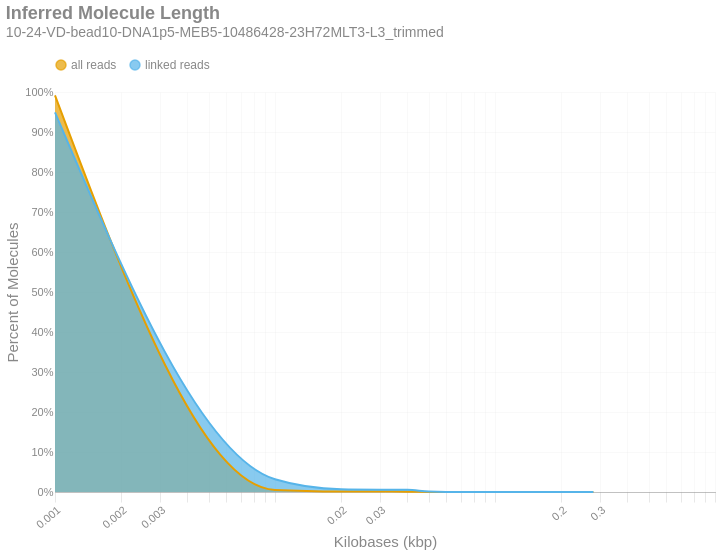

Notebook source saved alongside this figure:
### Markdown cell above
### Inferred Molecule Length
This is the frequency distribution of molecule lengths inferred from the first and last alignment positions along a contig for all alignments associated with a single linked-read barcode on a given contig.There are two distributions: one with `all` the alignments (yellow) and another with only `linked reads` (blue). The percent of molecules in the `linked reads` distribution is relative to the total number of linked molecules.

### Code cell
if SKIPLR:
    print_html(f"Skipped")
else:
    binned_df = consolidated_hist(valids['length_inferred']/1000, mask, 10, True)
    binned_df['bin'] = binned_df['bin'].cat.rename_categories({'0': '1'})
    with SafeRender(binned_df):
        (
            density_plot(binned_df, 'Inferred Molecule Length', samplename, 'inferredlen')
            .transform_calculate(bin_kb='datum.bin / 1000')
            .encode(
                x=alt.X('bin_kb:Q', title="Kilobases (kbp)").scale(type='log').axis(labelAngle=-40),
                y=alt.Y('value:Q', title='Percent of Molecules')
                    .axis(format='%')
                    .stack(False),
                color=alt.Color("key:N").scale(domain = ["all reads", "linked reads"]),
                tooltip = [
                    alt.Tooltip("key:N", title = "Data Type"),
                    alt.Tooltip("range_label:N", title="Kilobases"),
                    alt.Tooltip("value:Q", format = ".2%", title="% Molecules")
                ]
            )
        ).display()

### Figure 1 — Vega-Lite specification as saved in the notebook (floating-point values rounded to 4 significant figures)
{"width": "container", "height": 400, "config": {"title": {"anchor": "start", "dy": -15, "fontSize": 18, "color": "#888888", "subtitleColor": "#888888", "subtitleFontSize": 14}, "arc": {"fill": "#0072B2"}, "axis": {"domainColor": "#888888", "domainWidth": 0.5, "gridWidth": 0.2, "grid": false, "titleFontWeight": 400, "titleFontSize": 15, "labelFontSize": 11, "labelColor": "#888888", "tickColor": "#888888", "tickWidth": 0.2, "titleColor": "#888888"}, "axisBand": {"grid": false}, "axisX": {"grid": true, "tickSize": 10, "domainCap": "round"}, "axisY": {"domain": false, "grid": true, "tickSize": 0, "domainCap": "round"}, "background": "transparent", "header": {"labelFontSize": 15, "labelColor": "#888888", "titleFontSize": 15, "titleFontWeight": 600, "titleColor": "#888888"}, "legend": {"labelFont": "sans-serif", "labelFontSize": 12, "labelColor": "#888888", "symbolSize": 100, "symbolType": "circle", "titleFontSize": 12, "titlePadding": 10, "titleColor": "#888888", "title": null, "orient": "top"}, "range": {"category": ["#E69F00", "#56B4E9", "#009E73", "#F0E442", "#0072B2", "#D55E00", "#CC79A7", "#000000"], "diverging": ["#cfe8f3", "#a2d4ec", "#73bfe2", "#46abdb", "#1696d2", "#12719e"]}, "area": {"fill": "#0072B2", "fillOpacity": 0.7, "line": true, "strokeOpacity": 0.7}, "line": {"color": "#0072B2", "stroke": "#0072B2", "strokeWidth": 2}, "trail": {"color": "#0072B2", "stroke": "#0072B2", "strokeWidth": 0, "size": 1}, "point": {"filled": true}, "text": {"color": "#888888", "fontSize": 11, "align": "right", "fontWeight": 400, "size": 11}, "bar": {"fill": "#0072B2", "stroke": null}, "view": {"stroke": null, "continuousWidth": 660, "continuousHeight": 400}}, "data": {"name": "data-90efea14bef4263a883ab7176dfcb6e1"}, "mark": {"type": "area", "interpolate": "monotone"}, "encoding": {"color": {"field": "key", "scale": {"domain": ["all reads", "linked reads"]}, "type": "nominal"}, "tooltip": [{"field": "key", "title": "Data Type", "type": "nominal"}, {"field": "range_label", "title": "Kilobases", "type": "nominal"}, {"field": "value", "format": ".2%", "title": "% Molecules", "type": "quantitative"}], "x": {"axis": {"labelAngle": -40}, "field": "bin_kb", "scale": {"type": "log"}, "title": "Kilobases (kbp)", "type": "quantitative"}, "y": {"axis": {"format": "%"}, "field": "value", "stack": false, "title": "Percent of Molecules", "type": "quantitative"}}, "params": [{"name": "param_c36ac31b6afebe62", "select": {"type": "point", "fields": ["key"]}, "bind": "legend"}], "title": {"text": "Inferred Molecule Length", "subtitle": "10-24-VD-bead10-DNA1p5-MEB5-10486428-23H72MLT3-L3_trimmed"}, "transform": [{"fold": ["all reads", "linked reads"]}, {"filter": {"param": "param_c36ac31b6afebe62"}}, {"calculate": "datum.bin / 1000", "as": "bin_kb"}], "usermeta": {"embedOptions": {"downloadFileName": "10-24-VD-bead10-DNA1p5-MEB5-10486428-23H72MLT3-L3_trimmed.inferredlen"}}, "$schema": "https://vega.github.io/schema/vega-lite/v6.4.1.json", "datasets": {"data-90efea14bef4263a883ab7176dfcb6e1": [{"bin": "1", "interval": "0-10", "all reads": 0.9917, "linked reads": 0.9488, "range_label": "0-9"}, {"bin": "10", "interval": "10-20", "all reads": 0.005018, "linked reads": 0.03189, "range_label": "10-19"}, {"bin": "20", "interval": "20-30", "all reads": 0.001169, "linked reads": 0.006792, "range_label": "20-29"}, {"bin": "30", "interval": "30-40", "all reads": 0.0009772, "linked reads": 0.005728, "range_label": "30-39"}, {"bin": "40", "interval": "40-50", "all reads": 0.0009237, "linked reads": 0.005539, "range_label": "40-49"}, {"bin": "50", "interval": "50-60", "all reads": 0.0001548, "linked reads": 0.0009818, "range_label": "50-59"}, {"bin": "60", "interval": "60-70", "all reads": 1.893e-05, "linked reads": 0.0001078, "range_label": "60-69"}, {"bin": "70", "interval": "70-80", "all reads": 8.842e-06, "linked reads": 4.737e-05, "range_label": "70-79"}, {"bin": "80", "interval": "80-90", "all reads": 6.342e-06, "linked reads": 3.647e-05, "range_label": "80-89"}, {"bin": "90", "interval": "90-100", "all reads": 3.657e-06, "linked reads": 2.244e-05, "range_label": "90-99"}, {"bin": "100", "interval": "100-110", "all reads": 1.481e-06, "linked reads": 7.48e-06, "range_label": "100-109"}, {"bin": "110", "interval": "110-120", "all reads": 6.944e-07, "linked reads": 4.052e-06, "range_label": "110-119"}, {"bin": "120", "interval": "120-130", "all reads": 4.166e-07, "linked reads": 2.805e-06, "range_label": "120-129"}, {"bin": "130", "interval": "130-140", "all reads": 1.389e-07, "linked reads": 9.35e-07, "range_label": "130-139"}, {"bin": "140", "interval": "140-150", "all reads": 0.0, "linked reads": 0.0, "range_label": "140-149"}, {"bin": "150", "interval": "150-160", "all reads": 1.852e-07, "linked reads": 9.35e-07, "range_label": "150-159"}, {"bin": "160", "interval": "160-170", "all reads": 4.629e-08, "linked reads": 3.117e-07, "range_label": "160-169"}, {"bin": "170", "interval": "170-180", "all reads": 0.0, "linked reads": 0.0, "range_label": "170-179"}, {"bin": "180", "interval": "180-190", "all reads": 1.389e-07, "linked reads": 9.35e-07, "range_label": "180-189"}, {"bin": "190", "interval": "190-200", "all reads": 0.0, "linked reads": 0.0, "range_label": "190-199"}, {"bin": "200", "interval": "200-210", "all reads": 4.629e-08, "linked reads": 3.117e-07, "range_label": "200-209"}, {"bin": "210", "interval": "210-220", "all reads": 0.0, "linked reads": 0.0, "range_label": "210-219"}, {"bin": "220", "interval": "220-230", "all reads": 0.0, "linked reads": 0.0, "range_label": "220-229"}, {"bin": "230", "interval": "230-240", "all reads": 0.0, "linked reads": 0.0, "range_label": "230-239"}, {"bin": "240", "interval": "240-250", "all reads": 0.0, "linked reads": 0.0, "range_label": "240-249"}, {"bin": "250", "interval": "250-260", "all reads": 0.0, "linked reads": 0.0, "range_label": "250-259"}, {"bin": "260", "interval": "260-270", "all reads": 4.629e-08, "linked reads": 3.117e-07, "range_label": "260-269"}, {"bin": "270", "interval": "270-280", "all reads": 0.0, "linked reads": 0.0, "range_label": "270-279"}, {"bin": "280", "interval": "280-290", "all reads": 0.0, "linked reads": 0.0, "range_label": "280-289"}]}}
